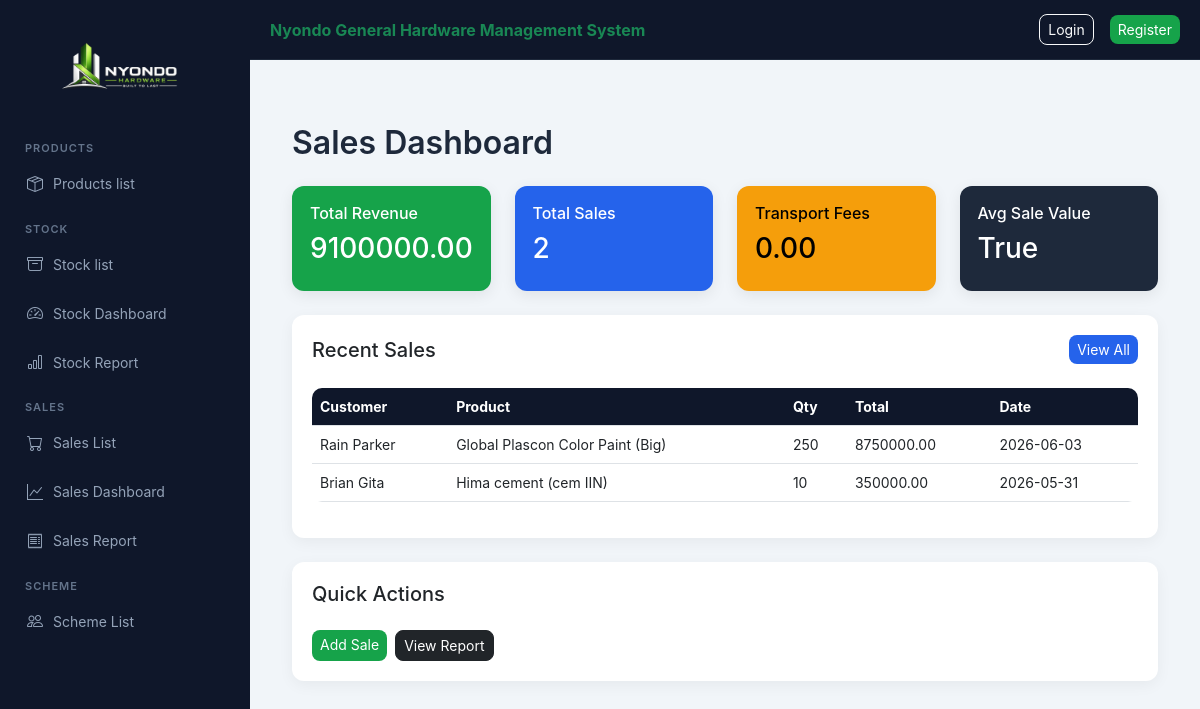
Before: /nyondo/sales/dashboard/ with the older database file.
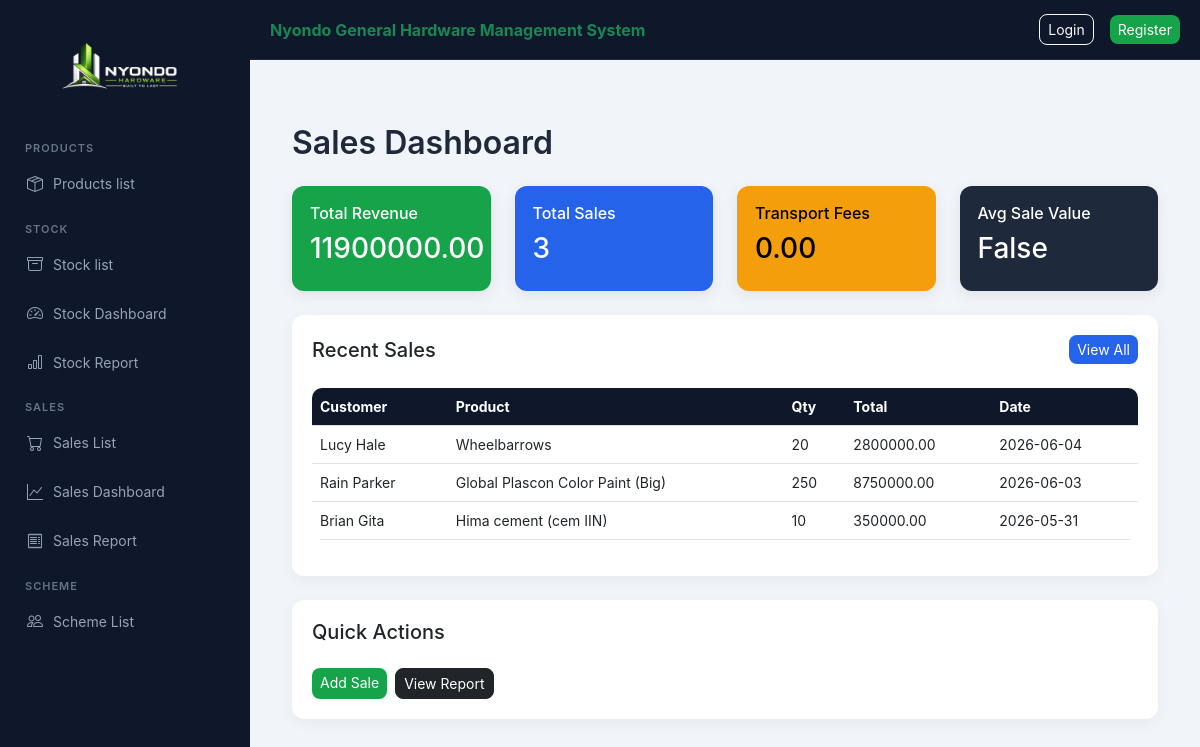
After: the same page with the newer database file.
### nyondo_app/models.py (models this page shows, shortened)
class Sales(models.Model):
    CUSTOMER_TYPES = [
        ("retail", "Retail"),
        ("wholesale", "Wholesale"),
        ("individual_buyers", "Individual Buyers"),
    ]
    customer_name = models.CharField(max_length=150)
    customer_type = models.CharField(max_length=20, choices=CUSTOMER_TYPES)
    product = models.ForeignKey(Product, on_delete=models.CASCADE)
    quantity = models.PositiveIntegerField()
    total_price = models.DecimalField(max_digits=12, decimal_places=2, default=0)
    transport_required = models.BooleanField(default=False)
    distance_km = models.DecimalField(max_digits=6, decimal_places=2, default=0)
    transport_fee = models.DecimalField(max_digits=12, decimal_places=2, default=0)
    sale_date = models.DateTimeField(auto_now_add=True)

class Product(models.Model):
    CATEGORY_CHOICES = [
        ("cement", "Cement"),
        ("iron_bar", "Iron Bar"),
        ("iron_sheets", "Iron Sheets"),
        ("barbed_wires", "Barbed wires"),
        ("others", "Others"),
        ("nails", "Nails"),
        ("paint", "Paint"),
    ]
    category_name = models.CharField(max_length=20, choices=CATEGORY_CHOICES)
    product_name = models.CharField(max_length=100)
    unit_cost = models.DecimalField(max_digits=12, decimal_places=2, default=0)
    unit_price = models.DecimalField(max_digits=12, decimal_places=2, default=0)
    description = models.TextField(blank=True)

### nyondo_app/views.py (the view)
# urls.py: path("sales/dashboard/", views.sales_dashboard, name="sales_dashboard"),
def sales_dashboard(request):
    sales = Sales.objects.select_related("product")
    total_sales = sales.count()
    total_revenue = sales.aggregate(
        total=Sum("total_price")
    )["total"] or 0
    total_transport = sales.aggregate(
        total=Sum("transport_fee")
    )["total"] or 0
    avg_sale = total_revenue / total_sales if total_sales else 0
    recent_sales = sales.order_by("-sale_date")[:5]
    context = {
        "total_sales": total_sales,
        "total_revenue": total_revenue,
        "total_transport": total_transport,
        "avg_sale": avg_sale,
        "recent_sales": recent_sales,
    }
    return render(request, "sales_dashboard.html", context)

### nyondo_app/templates/sales_dashboard.html
{% extends "base.html" %}
{% block content %}
<h2 class="mb-4 fw-semibold">Sales Dashboard</h2>
<div class="row g-4">
    <div class="col-md-3">
        <div class="stat-card success">
            <h6>Total Revenue</h6>
            <h3>{{ total_revenue|floatformat:2 }}</h3>
        </div>
    </div>
    <div class="col-md-3">
        <div class="stat-card primary">
            <h6>Total Sales</h6>
            <h3>{{ total_sales }}</h3>
        </div>
    </div>
    <div class="col-md-3">
        <div class="stat-card warning">
            <h6>Transport Fees</h6>
            <h3>{{ total_transport|floatformat:2 }}</h3>
        </div>
    </div>
    <div class="col-md-3">
        <div class="stat-card dark">
            <h6>Avg Sale Value</h6>
            <h3>
                {% if total_sales %}
                    {{ total_revenue|divisibleby:total_sales }}
                {% else %}
                    0
                {% endif %}
            </h3>
        </div>
    </div>
</div>
<div class="card mt-4">
    <div class="d-flex justify-content-between align-items-center mb-2">
        <h5 class="mb-0">Recent Sales</h5>
        <a href="{% url 'sales_list' %}" class="btn btn-sm btn-primary">
            View All
        </a>
    </div>
    <table class="table table-hover mt-3">
        <thead>
            <tr>
                <th>Customer</th>
                <th>Product</th>
                <th>Qty</th>
                <th>Total</th>
                <th>Date</th>
            </tr>
        </thead>
        <tbody>
        {% for s in recent_sales %}
        <tr>
            <td>{{ s.customer_name }}</td>
            <td>{{ s.product.product_name }}</td>
            <td>{{ s.quantity }}</td>
            <td>{{ s.total_price|floatformat:2 }}</td>
            <td>{{ s.sale_date|date:"Y-m-d" }}</td>
        </tr>
        {% empty %}
        <tr>
            <td colspan="5" class="text-center text-muted">
                No recent sales
            </td>
        </tr>
        {% endfor %}
        </tbody>
    </table>
</div>
<div class="card mt-4">
    <h5>Quick Actions</h5>
    <div class="d-flex gap-2 mt-3">
        <a href="{% url 'add_sale' %}" class="btn btn-success btn-sm">
            Add Sale
        </a>
        <a href="{% url 'sales_report' %}" class="btn btn-dark btn-sm">
            View Report
        </a>
    </div>
</div>
{% endblock %}

Changed rows visible on the page:
added Sales: customer_name "Lucy Hale", product.product_name "Wheelbarrows", quantity "20", total_price "2800000.00", sale_date "2026-06-04"
Other visible differences:
{{ total_revenue|floatformat:2 }}: "9100000.00" → "11900000.00"
{{ total_sales }}: "2" → "3"
{{ total_revenue|divisibleby:total_sales }}: "True" → "False"
